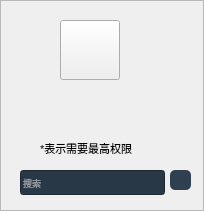
   <widget class="QFrame" name="frame">
    <property name="geometry">
     <rect>
      <x>0</x>
      <y>0</y>
      <width>204</width>
      <height>211</height>
     </rect>
    </property>
    <property name="frameShape">
     <enum>QFrame::StyledPanel</enum>
    </property>
    <property name="frameShadow">
     <enum>QFrame::Raised</enum>
    </property>
    <widget class="QToolButton" name="head">
     <property name="geometry">
      <rect>
       <x>60</x>
       <y>20</y>
       <width>60</width>
       <height>60</height>
      </rect>
     </property>
     <property name="text">
      <string/>
     </property>
     <property name="icon">
      <iconset>
       <normaloff>../../../../../pictures/staff3.png</normaloff>../../../../../pictures/staff3.png</iconset>
     </property>
     <property name="iconSize">
      <size>
       <width>60</width>
       <height>60</height>
      </size>
     </property>
    </widget>
    <widget class="QLabel" name="welcome">
     <property name="geometry">
      <rect>
       <x>30</x>
       <y>90</y>
       <width>110</width>
       <height>20</height>
      </rect>
     </property>
     <property name="text">
      <string/>
     </property>
     <property name="alignment">
      <set>Qt::AlignCenter</set>
     </property>
    </widget>
    <widget class="QLabel" name="label_2">
     <property name="geometry">
      <rect>
       <x>40</x>
       <y>140</y>
       <width>121</width>
       <height>16</height>
      </rect>
     </property>
     <property name="font">
      <font>
       <pointsize>8</pointsize>
      </font>
     </property>
     <property name="text">
      <string>*表示需要最高权限</string>
     </property>
    </widget>
    <widget class="QLineEdit" name="Search">
     <property name="geometry">
      <rect>
       <x>20</x>
       <y>170</y>
       <width>145</width>
       <height>25</height>
      </rect>
     </property>
     <property name="palette">
      <palette>
       <active>
        <colorrole role="WindowText">
         <brush brushstyle="SolidPattern">
          <color alpha="255">
           <red>255</red>
           <green>255</green>
           <blue>255</blue>
          </color>
         </brush>
        </colorrole>
        <colorrole role="Button">
         <brush brushstyle="SolidPattern">
          <color alpha="255">
           <red>41</red>
           <green>56</green>
           <blue>70</blue>
          </color>
         </brush>
        </colorrole>
        <colorrole role="Light">
         <brush brushstyle="SolidPattern">
          <color alpha="255">
           <red>255</red>
           <green>255</green>
           <blue>255</blue>
          </color>
         </brush>
        </colorrole>
        <colorrole role="Midlight">
         <brush brushstyle="SolidPattern">
          <color alpha="255">
           <red>255</red>
           <green>255</green>
           <blue>255</blue>
          </color>
         </brush>
        </colorrole>
        <colorrole role="Dark">
         <brush brushstyle="SolidPattern">
          <color alpha="255">
           <red>127</red>
           <green>127</green>
           <blue>127</blue>
          </color>
         </brush>
        </colorrole>
        <colorrole role="Mid">
         <brush brushstyle="SolidPattern">
          <color alpha="255">
           <red>170</red>
           <green>170</green>
           <blue>170</blue>
          </color>
         </brush>
        </colorrole>
        <colorrole role="Text">
         <brush brushstyle="SolidPattern">
          <color alpha="255">
           <red>0</red>
           <green>0</green>
           <blue>0</blue>
          </color>
         </brush>
        </colorrole>
        <colorrole role="BrightText">
         <brush brushstyle="SolidPattern">
          <color alpha="255">
           <red>255</red>
           <green>255</green>
           <blue>255</blue>
          </color>
         </brush>
        </colorrole>
        <colorrole role="ButtonText">
         <brush brushstyle="SolidPattern">
          <color alpha="255">
           <red>0</red>
           <green>0</green>
           <blue>0</blue>
          </color>
         </brush>
        </colorrole>
        <colorrole role="Base">
         <brush brushstyle="SolidPattern">
          <color alpha="255">
           <red>41</red>
           <green>56</green>
           <blue>70</blue>
          </color>
         </brush>
        </colorrole>
        <colorrole role="Window">
         <brush brushstyle="SolidPattern">
          <color alpha="255">
           <red>41</red>
           <green>56</green>
           <blue>70</blue>
          </color>
         </brush>
        </colorrole>
        <colorrole role="Shadow">
         <brush brushstyle="SolidPattern">
          <color alpha="255">
           <red>0</red>
           <green>0</green>
           <blue>0</blue>
          </color>
         </brush>
        </colorrole>
        <colorrole role="AlternateBase">
         <brush brushstyle="SolidPattern">
          <color alpha="255">
           <red>255</red>
           <green>255</green>
           <blue>255</blue>
          </color>
         </brush>
        </colorrole>
        <colorrole role="ToolTipBase">
         <brush brushstyle="SolidPattern">
          <color alpha="255">
           <red>255</red>
           <green>255</green>
           <blue>220</blue>
          </color>
         </brush>
        </colorrole>
        <colorrole role="ToolTipText">
         <brush brushstyle="SolidPattern">
          <color alpha="255">
           <red>0</red>
           <green>0</green>
           <blue>0</blue>
          </color>
         </brush>
        </colorrole>
        <colorrole role="PlaceholderText">
         <brush brushstyle="SolidPattern">
          <color alpha="128">
           <red>255</red>
           <green>255</green>
           <blue>255</blue>
          </color>
         </brush>
        </colorrole>
       </active>
       <inactive>
        <colorrole role="WindowText">
         <brush brushstyle="SolidPattern">
          <color alpha="255">
           <red>255</red>
           <green>255</green>
           <blue>255</blue>
          </color>
         </brush>
        </colorrole>
        <colorrole role="Button">
         <brush brushstyle="SolidPattern">
          <color alpha="255">
           <red>41</red>
           <green>56</green>
           <blue>70</blue>
          </color>
         </brush>
        </colorrole>
        <colorrole role="Light">
         <brush brushstyle="SolidPattern">
          <color alpha="255">
           <red>255</red>
           <green>255</green>
           <blue>255</blue>
          </color>
         </brush>
        </colorrole>
        <colorrole role="Midlight">
         <brush brushstyle="SolidPattern">
          <color alpha="255">
           <red>255</red>
           <green>255</green>
           <blue>255</blue>
          </color>
         </brush>
        </colorrole>
        <colorrole role="Dark">
         <brush brushstyle="SolidPattern">
          <color alpha="255">
           <red>127</red>
           <green>127</green>
           <blue>127</blue>
          </color>
         </brush>
        </colorrole>
        <colorrole role="Mid">
         <brush brushstyle="SolidPattern">
          <color alpha="255">
           <red>170</red>
           <green>170</green>
           <blue>170</blue>
          </color>
         </brush>
        </colorrole>
        <colorrole role="Text">
         <brush brushstyle="SolidPattern">
          <color alpha="255">
           <red>0</red>
           <green>0</green>
           <blue>0</blue>
          </color>
         </brush>
        </colorrole>
        <colorrole role="BrightText">
         <brush brushstyle="SolidPattern">
          <color alpha="255">
           <red>255</red>
           <green>255</green>
           <blue>255</blue>
          </color>
         </brush>
        </colorrole>
        <colorrole role="ButtonText">
         <brush brushstyle="SolidPattern">
          <color alpha="255">
           <red>0</red>
           <green>0</green>
           <blue>0</blue>
          </color>
         </brush>
        </colorrole>
        <colorrole role="Base">
         <brush brushstyle="SolidPattern">
          <color alpha="255">
           <red>41</red>
           <green>56</green>
           <blue>70</blue>
          </color>
         </brush>
        </colorrole>
        <colorrole role="Window">
         <brush brushstyle="SolidPattern">
          <color alpha="255">
           <red>41</red>
           <green>56</green>
           <blue>70</blue>
          </color>
         </brush>
        </colorrole>
        <colorrole role="Shadow">
         <brush brushstyle="SolidPattern">
          <color alpha="255">
           <red>0</red>
           <green>0</green>
           <blue>0</blue>
          </color>
         </brush>
        </colorrole>
        <colorrole role="AlternateBase">
         <brush brushstyle="SolidPattern">
          <color alpha="255">
           <red>255</red>
           <green>255</green>
           <blue>255</blue>
          </color>
         </brush>
        </colorrole>
        <colorrole role="ToolTipBase">
         <brush brushstyle="SolidPattern">
          <color alpha="255">
           <red>255</red>
           <green>255</green>
           <blue>220</blue>
          </color>
         </brush>
        </colorrole>
        <colorrole role="ToolTipText">
         <brush brushstyle="SolidPattern">
          <color alpha="255">
           <red>0</red>
           <green>0</green>
           <blue>0</blue>
          </color>
         </brush>
        </colorrole>
        <colorrole role="PlaceholderText">
         <brush brushstyle="SolidPattern">
          <color alpha="128">
           <red>255</red>
           <green>255</green>
           <blue>255</blue>
          </color>
         </brush>
        </colorrole>
       </inactive>
       <disabled>
        <colorrole role="WindowText">
         <brush brushstyle="SolidPattern">
          <color alpha="255">
           <red>127</red>
           <green>127</green>
           <blue>127</blue>
          </color>
         </brush>
        </colorrole>
        <colorrole role="Button">
         <brush brushstyle="SolidPattern">
          <color alpha="255">
           <red>41</red>
           <green>56</green>
           <blue>70</blue>
          </color>
         </brush>
        </colorrole>
        <colorrole role="Light">
         <brush brushstyle="SolidPattern">
          <color alpha="255">
           <red>255</red>
           <green>255</green>
           <blue>255</blue>
          </color>
         </brush>
        </colorrole>
        <colorrole role="Midlight">
         <brush brushstyle="SolidPattern">
          <color alpha="255">
           <red>255</red>
           <green>255</green>
           <blue>255</blue>
          </color>
         </brush>
        </colorrole>
        <colorrole role="Dark">
         <brush brushstyle="SolidPattern">
          <color alpha="255">
           <red>127</red>
           <green>127</green>
           <blue>127</blue>
          </color>
         </brush>
        </colorrole>
        <colorrole role="Mid">
         <brush brushstyle="SolidPattern">
          <color alpha="255">
           <red>170</red>
           <green>170</green>
           <blue>170</blue>
          </color>
         </brush>
        </colorrole>
        <colorrole role="Text">
         <brush brushstyle="SolidPattern">
          <color alpha="255">
           <red>127</red>
           <green>127</green>
           <blue>127</blue>
          </color>
         </brush>
        </colorrole>
        <colorrole role="BrightText">
         <brush brushstyle="SolidPattern">
          <color alpha="255">
           <red>255</red>
           <green>255</green>
           <blue>255</blue>
          </color>
         </brush>
        </colorrole>
        <colorrole role="ButtonText">
         <brush brushstyle="SolidPattern">
          <color alpha="255">
           <red>127</red>
           <green>127</green>
           <blue>127</blue>
          </color>
         </brush>
        </colorrole>
        <colorrole role="Base">
         <brush brushstyle="SolidPattern">
          <color alpha="255">
           <red>41</red>
           <green>56</green>
           <blue>70</blue>
          </color>
         </brush>
        </colorrole>
        <colorrole role="Window">
         <brush brushstyle="SolidPattern">
          <color alpha="255">
           <red>41</red>
           <green>56</green>
           <blue>70</blue>
          </color>
         </brush>
        </colorrole>
        <colorrole role="Shadow">
         <brush brushstyle="SolidPattern">
          <color alpha="255">
           <red>0</red>
           <green>0</green>
           <blue>0</blue>
          </color>
         </brush>
        </colorrole>
        <colorrole role="AlternateBase">
         <brush brushstyle="SolidPattern">
          <color alpha="255">
           <red>255</red>
           <green>255</green>
           <blue>255</blue>
          </color>
         </brush>
        </colorrole>
        <colorrole role="ToolTipBase">
         <brush brushstyle="SolidPattern">
          <color alpha="255">
           <red>255</red>
           <green>255</green>
           <blue>220</blue>
          </color>
         </brush>
        </colorrole>
        <colorrole role="ToolTipText">
         <brush brushstyle="SolidPattern">
          <color alpha="255">
           <red>0</red>
           <green>0</green>
           <blue>0</blue>
          </color>
         </brush>
        </colorrole>
        <colorrole role="PlaceholderText">
         <brush brushstyle="SolidPattern">
          <color alpha="128">
           <red>255</red>
           <green>255</green>
           <blue>255</blue>
          </color>
         </brush>
        </colorrole>
       </disabled>
      </palette>
     </property>
     <property name="font">
      <font>
       <family>微软雅黑</family>
       <pointsize>7</pointsize>
      </font>
     </property>
     <property name="styleSheet">
      <string notr="true"/>
     </property>
     <property name="placeholderText">
      <string>搜索</string>
     </property>
    </widget>
    <widget class="QToolButton" name="toolButton">
     <property name="geometry">
      <rect>
       <x>170</x>
       <y>170</y>
       <width>21</width>
       <height>20</height>
      </rect>
     </property>
     <property name="styleSheet">
      <string notr="true">background-color:#2f4050;
border:0px;

border-radius:5px</string>
     </property>
     <property name="text">
      <string/>
     </property>
     <property name="icon">
      <iconset>
       <normaloff>../../../../../pictures/search.png</normaloff>../../../../../pictures/search.png</iconset>
     </property>
     <property name="iconSize">
      <size>
       <width>15</width>
       <height>15</height>
      </size>
     </property>
    </widget>
    <widget class="QLabel" name="role">
     <property name="geometry">
      <rect>
       <x>30</x>
       <y>120</y>
       <width>110</width>
       <height>15</height>
      </rect>
     </property>
     <property name="font">
      <font>
       <pointsize>7</pointsize>
      </font>
     </property>
     <property name="text">
      <string/>
     </property>
     <property name="alignment">
      <set>Qt::AlignCenter</set>
     </property>
    </widget>
   </widget>
